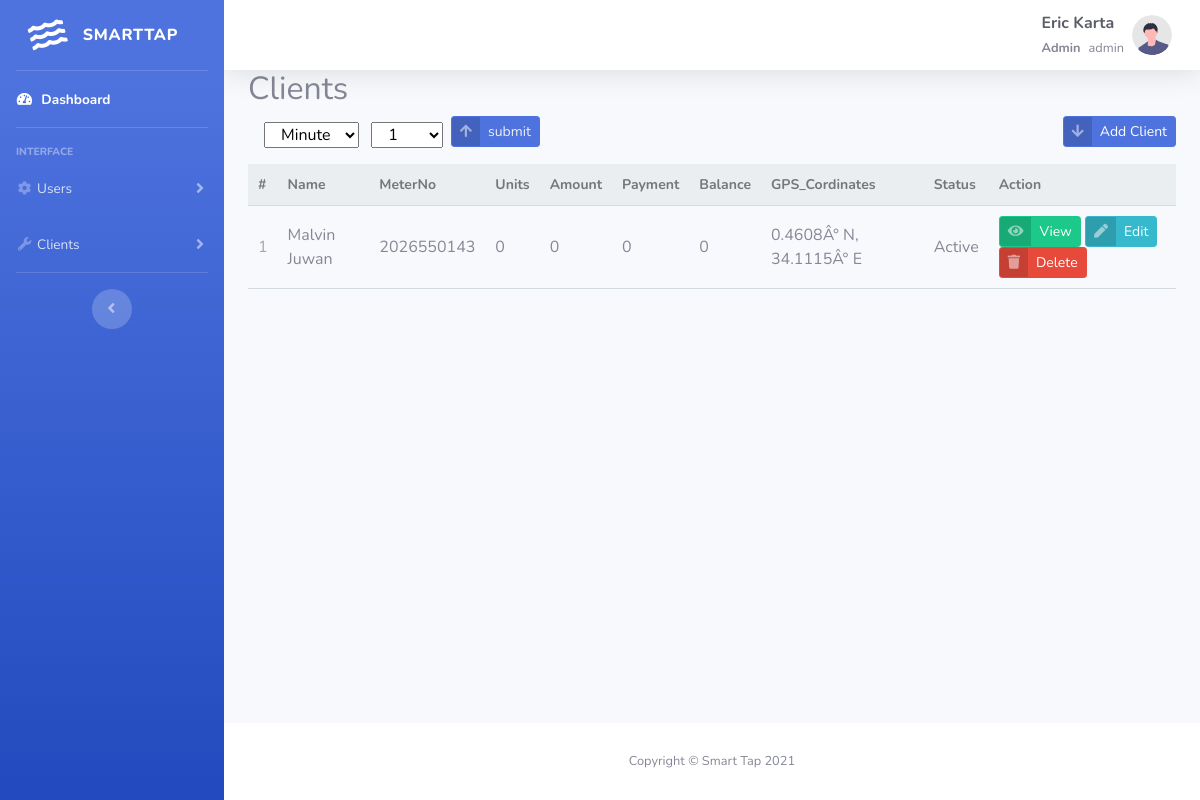
Page /admin/accounts.php (signed in) on the committed database.
### tables this page shows
CREATE TABLE `accounts` (
  `user_id` int(11) NOT NULL,
  `meter_no` varchar(256) NOT NULL,
  `meter_reading` int(11) NOT NULL,
  `amount` int(25) NOT NULL DEFAULT '0',
  `payment` int(25) NOT NULL DEFAULT '0',
  `balance` varchar(255) NOT NULL DEFAULT '0',
  `ph` float NOT NULL,
  `tds` int(11) NOT NULL,
  `turbidity` int(11) NOT NULL,
  `temperature` int(11) NOT NULL,
  `pressure` int(11) NOT NULL,
  `security` varchar(11) NOT NULL,
  `gps_cordinates` varchar(256) NOT NULL,
  `battery_life` varchar(4) NOT NULL,
  `category` enum('post-paid','pre-paid') NOT NULL,
  `status` enum('1','0') NOT NULL,
  `created_at` datetime NOT NULL DEFAULT CURRENT_TIMESTAMP
);

CREATE TABLE `users` (
  `id` int(11) NOT NULL,
  `name` varchar(255) NOT NULL,
  `username` varchar(15) NOT NULL,
  `email` varchar(40) NOT NULL,
  `phone` varchar(255) NOT NULL,
  `location` varchar(255) NOT NULL,
  `password` varchar(255) NOT NULL,
  `role` enum('admin','client') NOT NULL,
  `created_at` datetime NOT NULL DEFAULT CURRENT_TIMESTAMP
);

### admin/accounts.php (the view, shortened to what this page needs)
<?php
include '../template.php';
$template = new Template($db);
$template->session_check("admin");
$page = isset($_GET['page']) && is_numeric($_GET['page']) ? (int)$_GET['page'] : 1;
$records_per_page = 10;
$record_id = 0;
$stmt = $db->prepare('SELECT * FROM accounts WHERE user_id!=:user_id LIMIT :current_page, :record_per_page');
$stmt->bindValue(':user_id', $_SESSION['user_id'], PDO::PARAM_INT);
$stmt->bindValue(':current_page', ($page-1)*$records_per_page, PDO::PARAM_INT);
$stmt->bindValue(':record_per_page', $records_per_page, PDO::PARAM_INT);
$stmt->execute();
$accounts = $stmt->fetchAll(PDO::FETCH_ASSOC);
function users_id($user_id)
{
	$database = new DB();
	$db = $database->connect();
	$stmt1 = $db->prepare('SELECT * FROM users WHERE id=? LIMIT 1');
	$stmt1->execute([$user_id]);
	$user = $stmt1->fetch(PDO::FETCH_ASSOC);
	return $user['name'];
}
?>
<?=$template->dashboard_header_template('Accounts', $_SESSION['name'], $_SESSION['role'])?>
<div class="container">
	<div class="content read">
		<h2>Clients</h2>
		<form class="col-md-4 float-left in-line" action="accounts.php" method="post">
			<select class="col-md-4 m-1" id="periods" name="periods">
				<option value="minutes" selected>Minutes</option>
			</select>
			<select class="col-md-3 m-1" id="numbers" name="numbers">
				<option value="1" selected>1</option>
			</select>
			<button type="submit" name="clearBtn" class="btn btn-sm btn-primary btn-icon-split mb-2">
				<span class="icon text-white-50">
                	<i class="fas fa-arrow-up"></i>
				</span>
				<span class="text">submit</span>
			</button>
		</form>
 		<a href="addaccount.php" class="btn btn-sm btn-primary btn-icon-split float-right">
            <span class="icon text-white-50">
                <i class="fas fa-arrow-down"></i>
            </span>
            <span class="text">Add Client</span>
        </a>
        <br>
        <br>
		<table>
		    <thead>
		        <tr>
		            <td>#</td>
		            <td>Name</td>
		            <td>MeterNo</td>
		            <td>Units</td>
		            <td>Amount</td>
		            <td>Payment</td>
		            <td>Balance</td>
		            <td>GPS_Cordinates</td>
		            <td>Status</td>
		            <td>Action</td>
		        </tr>
		    </thead>
		    <tbody>
		        <?php foreach ($accounts as $account): ?>
		        	<?php $record_id++ ?>
		        	<?php $amount=($account['meter_reading']*4.95) ?>
		        	<?php $balance=($account['payment']-$amount) ?>
		        <tr>
		            <td><?=$record_id?></td>
		            <td><?=users_id($account['user_id'])?></td>
		            <td><?=$account['meter_no']?></td>
		            <td><?=$account['meter_reading']?></td>
		            <td><?=$amount?></td>
		            <td><?=$account['payment']?></td>
		            <td><?=$balance?></td>
		            <td><?=$account['gps_cordinates']?></td>
		            <td><?=$account['status']==1?"Active":"Paused";?></td>
		            <td class="">
		            	<a href="account.php?id=<?=$account['user_id']?>" class="btn btn-sm btn-success btn-icon-split">
                            <span class="icon text-white-50">
                                <i class="fas fa-eye"></i>
                            </span>
                            <span class="text">View</span>
                        </a>
                       	<a href="edit_account.php?id=<?=$account['user_id']?>" class="btn btn-sm btn-info btn-icon-split">
                            <span class="icon text-white-50">
                                <i class="fas fa-pen"></i>
                            </span>
                            <span class="text">Edit</span>
                        </a>
                       	<a href="delete_account.php?id=<?=$account['user_id']?>" class="btn btn-sm btn-danger btn-icon-split">
                            <span class="icon text-white-50">
                                <i class="fas fa-trash"></i>
                            </span>
                            <span class="text">Delete</span>
                        </a>
		            </td>
		        </tr>
		        <?php endforeach; ?>
		    </tbody>
		</table>
		</div>
</div>
<?=$template->footer_template('Dashboard')?>

### template.php (shortened to what this page needs)
<?php
class Template {
	private $brand = '';
    private $sidenav = '';
	public $home_directory = '';
	public $dashboard_directory = '../';
	private $sidenav_values = [
        0 => array(
            'id' => 'Two',
            'role' => 'client',
            'title' => 'Subclients',
            'heading' => 'Users',
            'name' => 'subclients',
            'value' => 'customers.php',
            'icon' => 'cog'
        ),
        1 => array(
            'id' => 'Two',
            'role' => 'admin',
            'title' => 'Users',
            'heading' => 'Users',
            'name' => 'users',
            'value' => 'users.php',
            'icon' => 'cog'
        ),
        2 => array(
            'id' => 'Utilities',
            'role' => 'admin',
            'title' => 'Clients',
            'heading' => 'Accounts',
            'name' => 'clients',
            'value' => 'accounts.php',
            'icon' => 'wrench'
        )
    ];
    private function head_template($title, $dash) {
		$directory = ($dash=='Dashboard'?$this->dashboard_directory:$this->home_directory);
		echo <<<EOT
		<!DOCTYPE html>
		<html lang="en">
		<head>
		    <meta charset="utf-8">
		    <meta http-equiv="X-UA-Compatible" content="IE=edge">
		    <meta name="viewport" content="width=device-width, initial-scale=1, shrink-to-fit=no">
		    <meta name="description" content="">
		    <meta name="author" content="">
		    <title>$title</title>
		    <link href="{$directory}vendor/fontawesome-free/css/all.min.css" rel="stylesheet" type="text/css">
		    <link
		        href="https://fonts.googleapis.com/css?family=Nunito:200,200i,300,300i,400,400i,600,600i,700,700i,800,800i,900,900i"
		        rel="stylesheet">
		    <link href="{$directory}css/sb-admin-2.css" rel="stylesheet">
		    <link href="{$directory}css/style.css" rel="stylesheet">
		    <link href="{$directory}css/register.css" rel="stylesheet">
		    <link href="{$directory}css/login.css" rel="stylesheet">
		    <style>
		    .home-bg-img {
		        background: url(img/smart3.jpg) no-repeat center !important;
		        min-height: 77vh;
		        -webkit-background-size: cover !important;
		        -moz-background-size: cover !important;
		        -o-background-size: cover !important;
		        background-size: cover !important;
		    }
		    </style>
		</head>
		<body id="page-top">
		    <div id="wrapper">
EOT;
    }
    private function sidenav_template($role) {
	    foreach($this->sidenav_values as $key => $value) {
	        if ($value['role']==$role) {
	            $this->sidenav = $this->sidenav.'<li class="nav-item"><a class="nav-link collapsed" href="#" data-toggle="collapse" data-target="#collapse'.$value['id'].'"aria-expanded="true" aria-controls="collapse'.$value['id'].'"><i class="fas fa-fw fa-'.$value['icon'].'"></i><span>'.$value['title'].'</span></a><div id="collapse'.$value['id'].'" class="collapse" aria-labelledby="heading'.$value['id'].'" data-parent="#accordionSidebar"><div class="bg-white py-2 collapse-inner rounded"><h6 class="collapse-header">'.$value['heading'].':</h6><a class="collapse-item" href="'.$value['value'].'">'.$value['name'].'</a></div></div></li>';
	        }
	    }
		echo <<<EOT
			<ul class="navbar-nav bg-gradient-primary sidebar sidebar-dark accordion" id="accordionSidebar">
			    <a class="sidebar-brand d-flex align-items-center justify-content-center" href="index.php">
			        <div class="sidebar-brand-icon rotate-n-15">
			            <i class="fas fa-water"></i>
			        </div>
			        <div class="sidebar-brand-text mx-3">Smart<span>Tap</span></div>
			    </a>
			    <hr class="sidebar-divider my-0">
			    <li class="nav-item active">
			        <a class="nav-link" href="index.php">
			            <i class="fas fa-fw fa-tachometer-alt"></i>
			            <span>Dashboard</span></a>
			    </li>
			    <hr class="sidebar-divider">
			    <div class="sidebar-heading">
			        Interface
			    </div>
			    {$this->sidenav}
			    <hr class="sidebar-divider d-none d-md-block">
			    <div class="text-center d-none d-md-inline">
			        <button class="rounded-circle border-0" id="sidebarToggle"></button>
			    </div>
			</ul>
EOT;
    }
    private function header_template($dash, $username, $role) {
	    $directory = ($dash=='Dashboard'?$this->dashboard_directory:$this->home_directory);
	    if ($dash=='Dashboard') {
	        $this->sidenav_template($role);
	        $header = '<li class="nav-item dropdown no-arrow"><a class="nav-link dropdown-toggle" href="#" id="userDropdown" role="button" data-toggle="dropdown" aria-haspopup="true" aria-expanded="false"><div class="clear-fix"><span class="mr-2 d-none d-lg-inline text-gray-800"><b>'.$username.'</b></span><br><span class="mr-2 d-none d-lg-inline text-gray-600 text-capitalize small"><b>'.$role.'</b></span><span class="mr-2 d-none d-lg-inline text-gray-600 text-capitalize small">'.$role.'</span></div><img class="img-profile rounded-circle" src="'.$directory.'/img/undraw_profile.svg"></a><div class="dropdown-menu dropdown-menu-right shadow animated--grow-in" aria-labelledby="userDropdown"><a class="dropdown-item" href="#"><i class="fas fa-user fa-sm fa-fw mr-2 text-gray-400"></i>Profile</a><div class="dropdown-divider"></div><a class="dropdown-item" href="'.$directory.'logout.php" ><i class="fas fa-sign-out-alt fa-sm fa-fw mr-2 text-gray-400"></i>Logout</a></div></li>';
	    }
		echo <<<EOT
			<div id="content-wrapper" class="d-flex flex-column">
			    <div id="content">
			        <nav class="navbar navbar-expand navbar-light bg-white topbar static-top shadow">
			            <button id="sidebarToggleTop" class="btn btn-link d-md-none rounded-circle mr-3">
			            <i class="fa fa-bars"></i>
			            </button>
			            {$this->brand}
			            <ul class="navbar-nav ml-auto">
			            $header
			            </ul>
			        </nav>
EOT;
    }
    public function dashboard_header_template($title, $name, $role) {
		$this->head_template($title, 'Dashboard');
		$this->header_template('Dashboard', $name, $role);
    }
    public function footer_template($dash) {
    	$directory = ($dash=='Dashboard'?$this->dashboard_directory:$this->home_directory);
		echo <<<EOT
		            </div>
		            <footer class="sticky-footer bg-white">
		                <div class="container my-auto">
		                    <div class="copyright text-center my-auto">
		                        <span>Copyright &copy; Smart Tap 2021</span>
		                    </div>
		                </div>
		            </footer>
		        </div>
		    </div>
		    <a class="scroll-to-top rounded" href="#page-top">
		        <i class="fas fa-angle-up"></i>
		    </a>
		    <script src="{$directory}vendor/jquery/jquery.min.js"></script>
		    <script src="{$directory}vendor/bootstrap/js/bootstrap.bundle.min.js"></script>
		    <script src="{$directory}vendor/jquery-easing/jquery.easing.min.js"></script>
		    <script src="{$directory}js/sb-admin-2.min.js"></script>
		    <script src="{$directory}js/scripts.js"></script>
		    <script src="{$directory}js/script.js"></script>
		    <script src="{$directory}vendor/chart.js/Chart.min.js"></script>
		    <script src="{$directory}js/demo/chart-area-demo.js"></script>
		    <script src="{$directory}js/demo/chart-pie-demo.js"></script>
		</body>
		</html>
EOT;
    }
}
?>

### css/style.css (style rules this page uses)
.read table { width: 100%; padding-top: 30px; border-collapse: collapse; }
.read table thead { background-color: #ebeef1; border-bottom: 1px solid #d3dae0; }
.read table thead td { padding: 10px; font-weight: bold; color: #767779; font-size: 14px; }
.read table tbody tr { border-bottom: 1px solid #d3dae0; }
.read table tbody tr td { padding: 10px; }
.read table tbody tr td:nth-child(1) { color: #a5a7a9; }

### css/register.css (style rules this page uses)
div.btn, button.btn { background-color: #4e73df; color: #eee; }

### css/login.css (style rules this page uses)
button { outline: none !important; border: none; background: transparent }
a { text-decoration: none !important }

### rows in the picture
accounts: user_id.name "Malvin Juwan", meter_no "2026550143", meter_reading "0", payment "0", gps_cordinates "0.4608Â° N, 34.1115Â° E", status "Active"

### other values in the picture
$value['title'] "Users Clients"
$username "Eric Karta"
$role "Admin"
